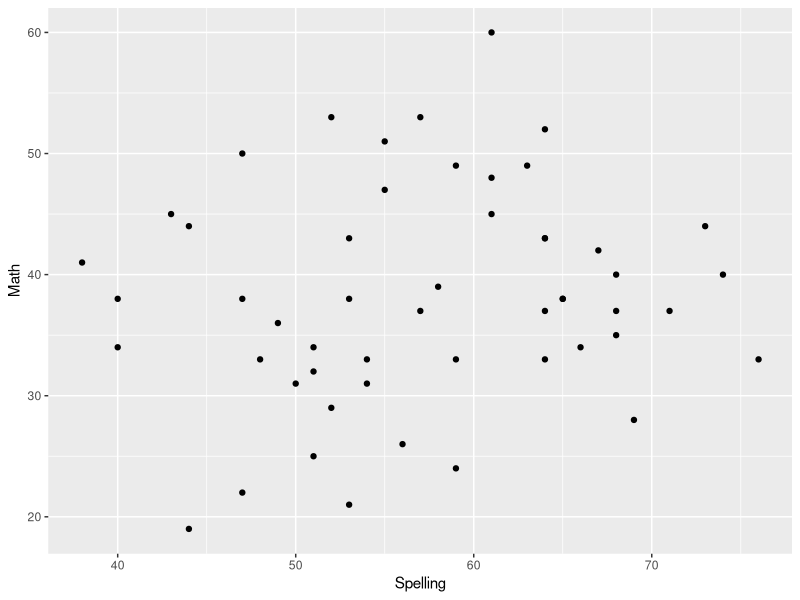
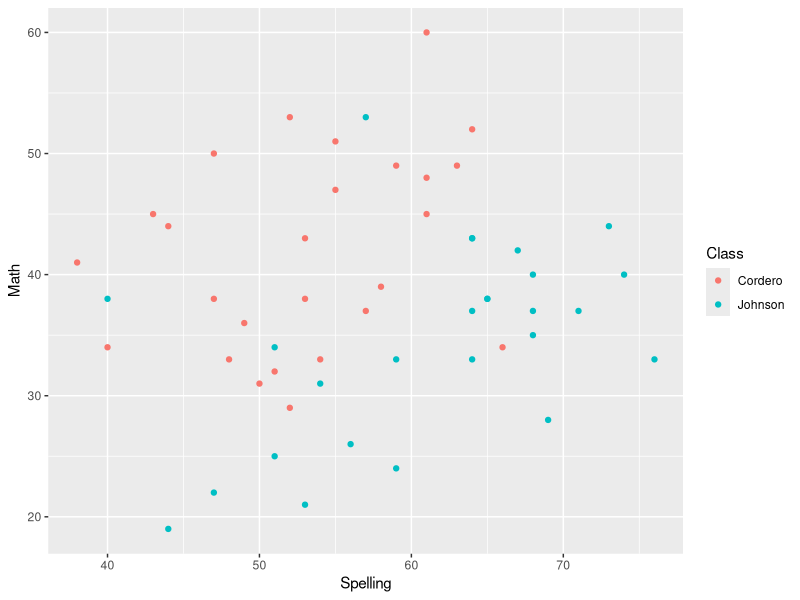
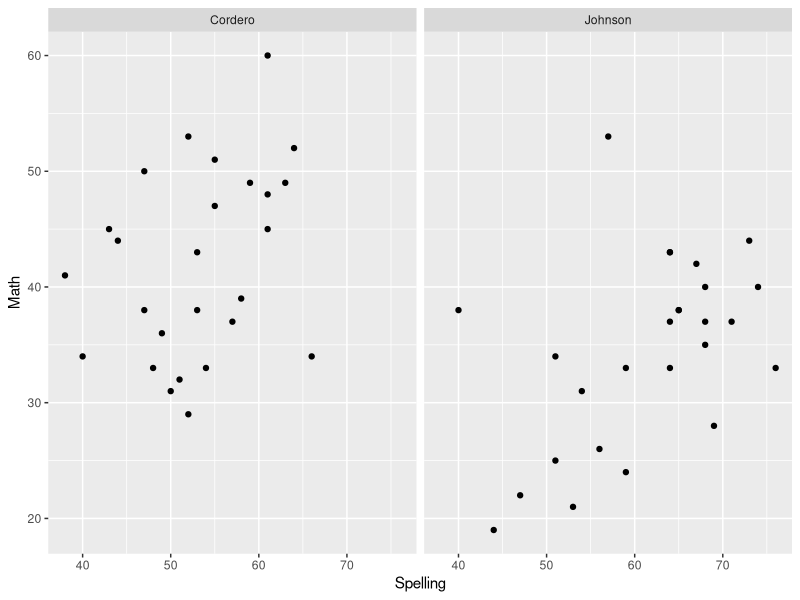
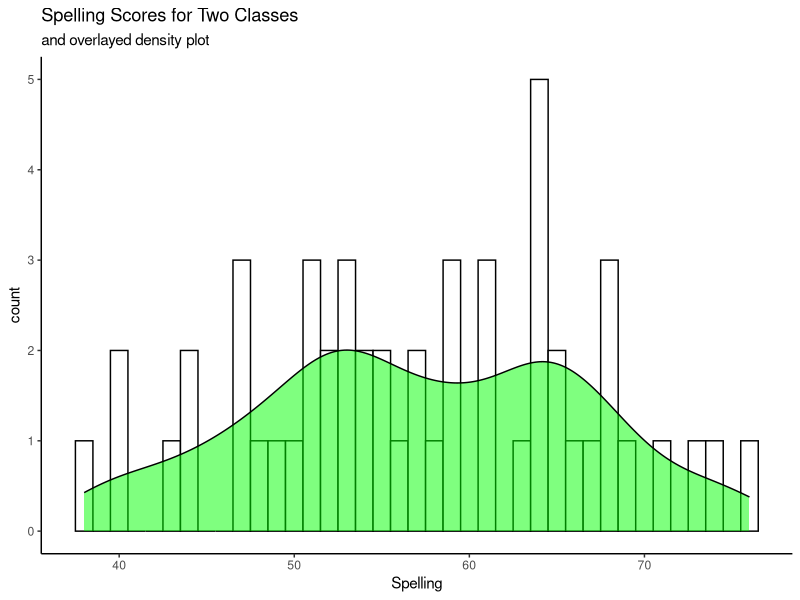
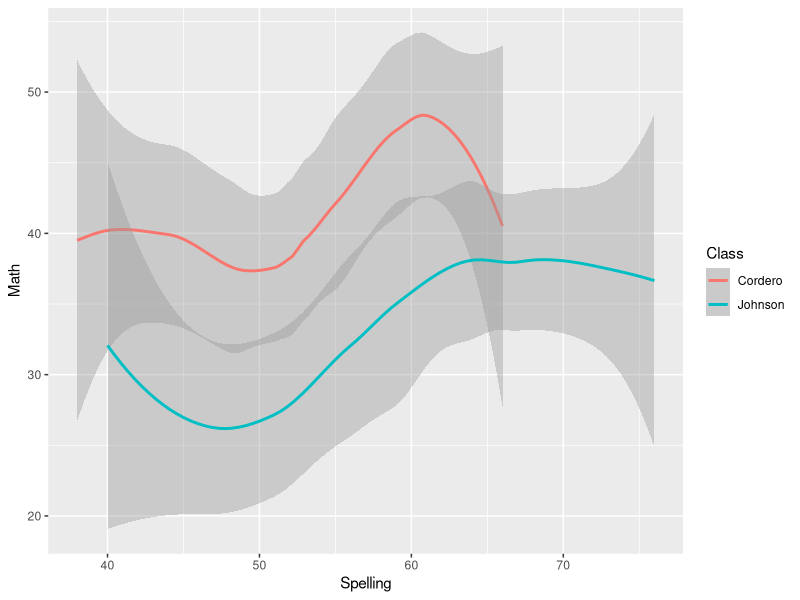
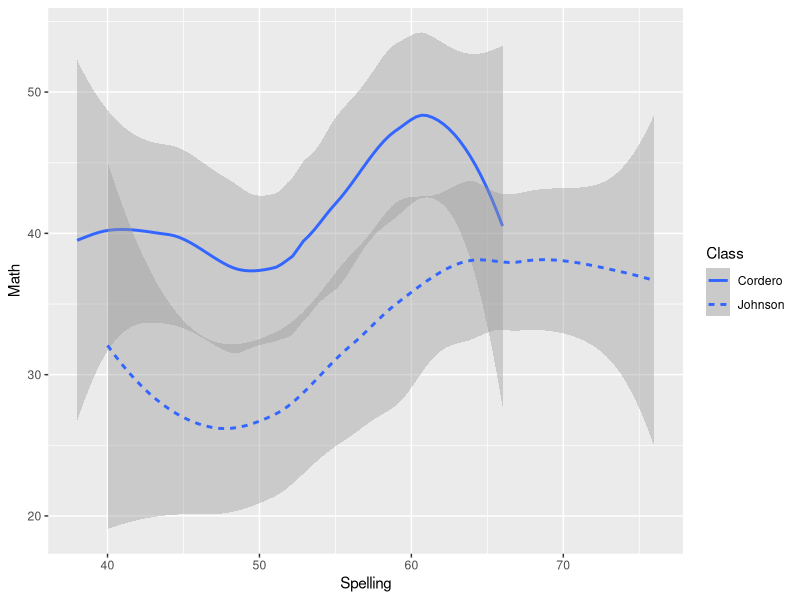
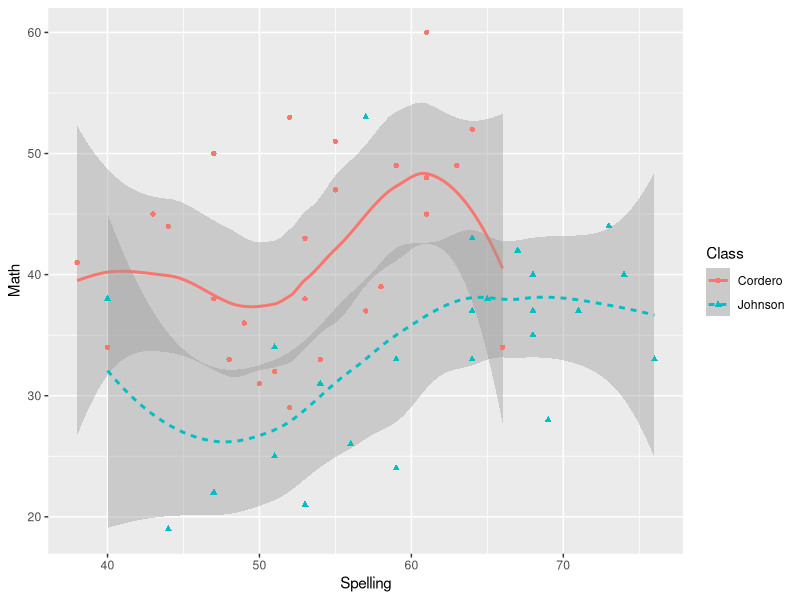
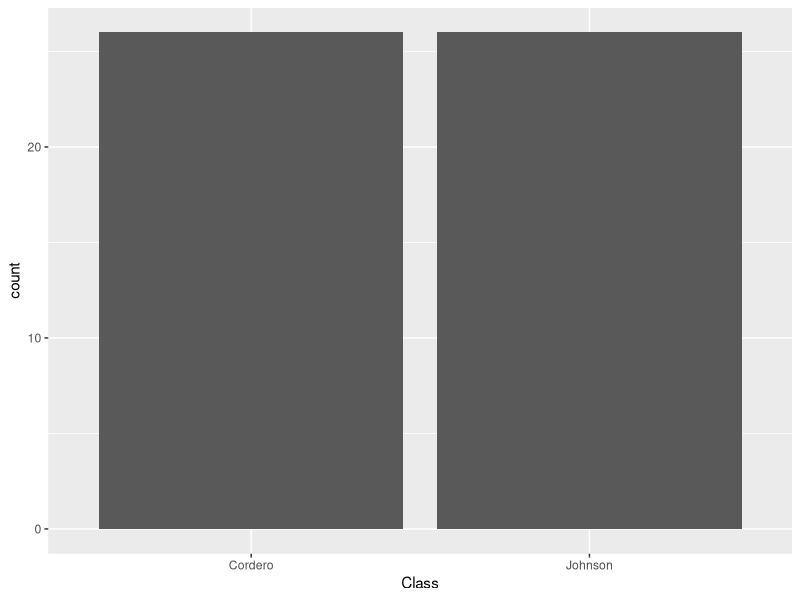

Recreate these plots in R, in order.
## ---- chunk 1
library(tidyverse)
## ---- chunk 2
## LOAD PACKAGES 
library(tidyverse)

## READ IN DATA (from your own computer)
Table.2.1 <- read_csv(file = "Table.2.1_clean.csv") 
## ---- chunk 3
Table.2.1
## ---- chunk 4
ggplot(data = Table.2.1) + 
  geom_point(mapping = aes(x = Spelling, y = Math))
## ---- chunk 5
ggplot(data = Table.2.1) + 
  geom_point(mapping = aes(x = Spelling, y = Math, color = Class))
## ---- chunk 6
ggplot(data = Table.2.1) + 
  geom_point(mapping = aes(x = Spelling, y = Math)) +
  facet_wrap(~ Class)
## ---- chunk 7
ggplot(Table.2.1, aes(x = Spelling, y = ..count..)) +
  geom_histogram(binwidth = 1, color = "black", fill = "white") +
  geom_density(lwd = .5, color = "black", adjust = .7, fill = "green", alpha = .5) + labs(title = "Spelling Scores for Two Classes") + labs(subtitle = "and overlayed density plot") +  theme_classic() 
## ---- chunk 8
ggplot(data = Table.2.1) + 
  geom_smooth(mapping = aes(x = Spelling, y = Math, color = Class))
## ---- chunk 9
ggplot(data = Table.2.1) + 
  geom_smooth(mapping = aes(x = Spelling, y = Math, linetype = Class))
## ---- chunk 10
ggplot(data = Table.2.1) + 
  geom_smooth(mapping = aes(x = Spelling, y = Math, linetype = Class, color = Class )) +
  geom_point(mapping = aes(x = Spelling, y = Math, 
color = Class, shape = Class))
## ---- chunk 11
ggplot(data = Table.2.1) + 
  geom_bar(mapping = aes(x = Class))
## ---- chunk 12
# Maybe if we needed to know the gender breakdown
ggplot(data = Table.2.1) + 
  geom_bar(mapping = aes(x = Class, fill = Gender))
## ---- chunk 13
ggplot(data = Table.2.1, mapping = aes(x = Class, y = Spelling)) + 
  geom_boxplot() + 
  coord_flip() # Make Spelling the x variable and Class the y variable
## ---- chunk 14
tem <- data.frame(state.x77)
# Pick state.x77 to start 
sta <- cbind(state.abb, tem, state.region)
# Combine the three stock data sets
colnames(sta)[1] <- "State" 
# Rename first column (AL, AK, AZ...)
colnames(sta)[10] <- "Region"
# Rename the 10th column "Region"
state_stats <- as_tibble(sta)
# Make a tibble of the new data set
## ---- chunk 15
state_stats 
## ---- chunk 16
# And another boxplot
ggplot(data = state_stats, mapping = aes(x = Region, y = HS.Grad)) + 
  geom_boxplot() + 
  coord_flip() +
  labs(title = "Variation in State Percentage of HS Graduates") +
  labs(subtitle = "by region of USA (1970)")
## ---- chunk 17
ggplot(data = state_stats, mapping = aes(x = HS.Grad, y = Income)) +
  geom_point()
## ---- chunk 18
ggplot(data = state_stats, mapping = aes(x = HS.Grad, y = Income)) +
  geom_text(aes(label = State), size=2)
